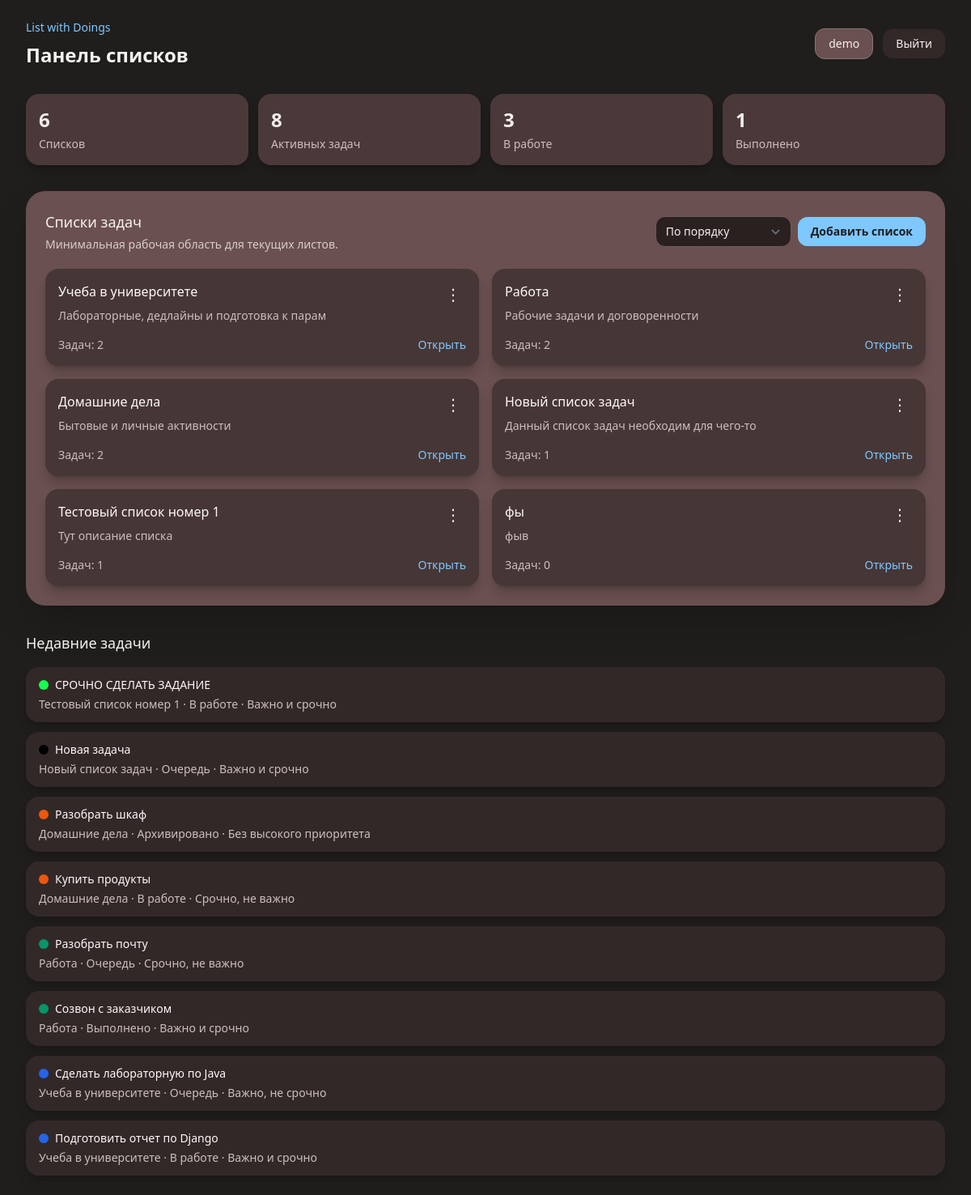
The page / (signed in) on the database as committed earlier.
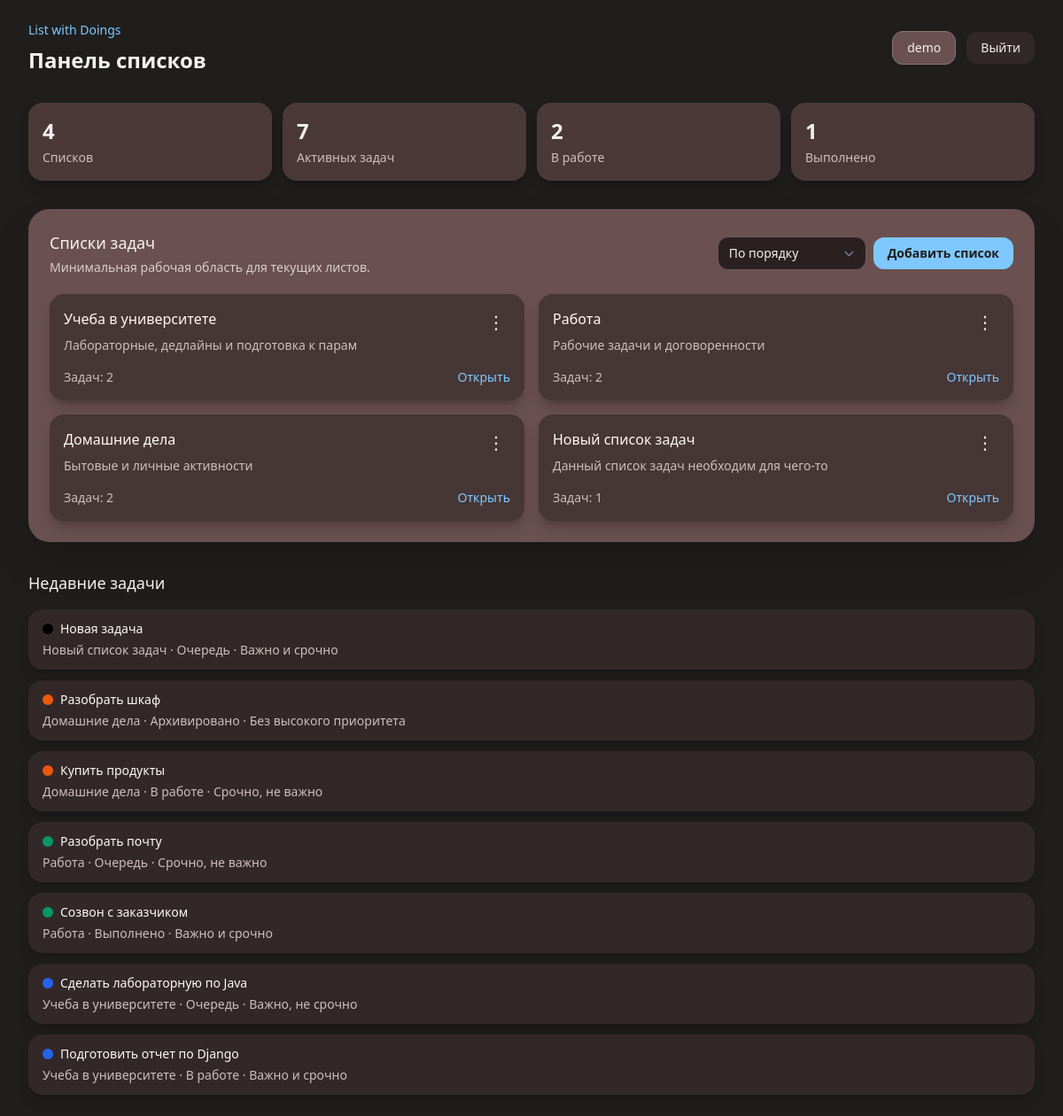
The same page on the database as committed later.
### tasks/models.py (models this page shows, shortened)
class TodoList(models.Model):
    user = models.ForeignKey(
        TodoUser,
        on_delete=models.CASCADE,
        related_name='todo_lists',
        verbose_name='Пользователь',
    )
    title = models.CharField(max_length=200, verbose_name='Название')
    description = models.TextField(blank=True, verbose_name='Описание')
    color = models.CharField(max_length=7, blank=True, verbose_name='Цвет')
    position = models.PositiveIntegerField(default=0, verbose_name='Позиция')
    is_archived = models.BooleanField(default=False, verbose_name='В архиве')
    created_at = models.DateTimeField(auto_now_add=True, verbose_name='Создан')
    updated_at = models.DateTimeField(auto_now=True, verbose_name='Обновлен')
    class Meta:
        verbose_name = 'Список задач'
        verbose_name_plural = 'Списки задач'
        ordering = ['position', 'title']
        constraints = [
            models.UniqueConstraint(
                fields=['user', 'title'],
                name='unique_todo_list_title_per_user',
            ),
        ]
        indexes = [
            models.Index(fields=['user'], name='todo_list_user_idx'),
            models.Index(fields=['user', 'is_archived'], name='todo_list_user_arch_idx'),
        ]

class Task(models.Model):
    class Status(models.TextChoices):
        QUEUE = 'queue', 'Очередь'
        IN_PROGRESS = 'in_progress', 'В работе'
        DONE = 'done', 'Выполнено'
        ARCHIVED = 'archived', 'Архивировано'
    user = models.ForeignKey(
        TodoUser,
        on_delete=models.CASCADE,
        related_name='tasks',
        verbose_name='Пользователь',
    )
    todo_list = models.ForeignKey(
        TodoList,
        on_delete=models.CASCADE,
        related_name='tasks',
        verbose_name='Список задач',
    )
    title = models.CharField(max_length=255, verbose_name='Заголовок')
    description = models.TextField(blank=True, verbose_name='Описание')
    color = models.CharField(max_length=7, blank=True, verbose_name='Цвет')
    status = models.CharField(
        max_length=20,
        choices=Status.choices,
        default=Status.QUEUE,
        verbose_name='Статус',
    )
    position = models.PositiveIntegerField(default=0, verbose_name='Позиция')
    is_important = models.BooleanField(default=False, verbose_name='Важно')
    is_urgent = models.BooleanField(default=False, verbose_name='Срочно')
    start_date = models.DateTimeField(null=True, blank=True, verbose_name='Дата старта')
    due_date = models.DateTimeField(null=True, blank=True, verbose_name='Дедлайн')
    completed_at = models.DateTimeField(null=True, blank=True, verbose_name='Завершена')
    archived_at = models.DateTimeField(null=True, blank=True, verbose_name='Архивирована')
    is_deleted = models.BooleanField(default=False, verbose_name='Удалена')
    deleted_at = models.DateTimeField(null=True, blank=True, verbose_name='Удалена в')
    created_at = models.DateTimeField(auto_now_add=True, verbose_name='Создана')
    updated_at = models.DateTimeField(auto_now=True, verbose_name='Обновлена')
    class Meta:
        verbose_name = 'Задача'
        verbose_name_plural = 'Задачи'
        ordering = ['todo_list__position', 'status', 'position', '-created_at']
        constraints = [
            models.UniqueConstraint(
                fields=['todo_list', 'status', 'position'],
                condition=Q(is_deleted=False),
                name='unique_task_position_per_status',
            ),
            models.CheckConstraint(
                check=Q(position__gte=0),
                name='task_position_gte_0',
            ),
        ]
        indexes = [
            models.Index(fields=['user', 'status'], name='task_user_status_idx'),
            models.Index(fields=['todo_list', 'status'], name='task_list_status_idx'),
            models.Index(
                fields=['user', 'is_important', 'is_urgent'],
                name='task_priority_matrix_idx',
            ),
        ]
    @property
    def priority_label(self) -> str:
        if self.is_important and self.is_urgent:
            return 'Важно и срочно'
        if self.is_important:
            return 'Важно, не срочно'
        if self.is_urgent:
            return 'Срочно, не важно'
        return 'Без высокого приоритета'

### tasks/views.py (the view, shortened to what this page needs)
# urls.py: path('', DashboardView.as_view(), name='dashboard'),
class DashboardView(View):
    template_name = 'tasks/dashboard.html'
    list_sort_options = {
        'position': ('position', 'title'),
        'title': ('title',),
        'created': ('-created_at',),
        'updated': ('-updated_at',),
        'tasks': ('-task_count', 'title'),
    }
    def get(self, request):
        if not request.user.is_authenticated:
            return redirect('tasks:auth')
        return render(
            request,
            self.template_name,
            self.get_context(request.user, todo_list_form=TodoListForm(user=request.user)),
        )
    def get_context(
        self,
        user,
        todo_list_form,
        edit_todo_list_form=None,
        is_create_list_form_open=False,
        is_edit_list_form_open=False,
        edit_todo_list_id=None,
    ):
        list_sort = self.list_sort_options.get(
            self.request_sort(user) if hasattr(self, 'request') else 'position',
            self.list_sort_options['position'],
        )
        todo_lists = (
            TodoList.objects.filter(user=user, is_archived=False)
            .annotate(task_count=Count('tasks'))
            .order_by(*list_sort)
        )
        recent_tasks = (
            Task.objects.filter(user=user, is_deleted=False)
            .select_related('todo_list')
            .order_by('-updated_at')[:8]
        )
        context = {
            'user_obj': user,
            'todo_lists': todo_lists,
            'recent_tasks': recent_tasks,
            'stats': {
                'lists': todo_lists.count(),
                'tasks': Task.objects.filter(user=user, is_deleted=False).count(),
                'in_progress': Task.objects.filter(
                    user=user,
                    status=Task.Status.IN_PROGRESS,
                    is_deleted=False,
                ).count(),
                'done': Task.objects.filter(
                    user=user,
                    status=Task.Status.DONE,
                    is_deleted=False,
                ).count(),
            },
            'todo_list_form': todo_list_form,
            'edit_todo_list_form': edit_todo_list_form
            or TodoListForm(user=user, prefix='edit_list'),
            'is_create_list_form_open': is_create_list_form_open,
            'is_edit_list_form_open': is_edit_list_form_open,
            'edit_todo_list_id': edit_todo_list_id,
            'list_sort': self.request_sort(user) if hasattr(self, 'request') else 'position',
        }
        return context
    def dispatch(self, request, *args, **kwargs):
        self.request = request
        return super().dispatch(request, *args, **kwargs)
    def request_sort(self, user):
        sort = self.request.GET.get('list_sort', 'position')
        if sort not in self.list_sort_options:
            return 'position'
        return sort

### tasks/templates/tasks/dashboard.html (shortened to what the changed rows need)
{% extends "base_layout.html" %}
{% block content %}
<main class="min-h-screen bg-[#1f1e1d] px-4 py-6 text-[#f4eeee] sm:px-6 lg:px-8">
    <div class="mx-auto max-w-6xl">
        <header class="mb-8 flex items-center justify-between">
            <div>
                <h1 class="mt-2 text-2xl font-semibold tracking-normal text-[#f7f1f1]">Панель списков</h1>
            </div>
        </header>
        {% if user_obj %}
            <section class="mb-8 grid gap-3 sm:grid-cols-2 lg:grid-cols-4">
                <div class="rounded-2xl bg-[#4b3939] p-4 shadow-lg shadow-black/20">
                    <strong class="text-2xl font-semibold">{{ stats.lists }}</strong>
                    <p class="mt-1 text-sm text-[#cdbebe]">Списков</p>
                </div>
                <div class="rounded-2xl bg-[#4b3939] p-4 shadow-lg shadow-black/20">
                    <strong class="text-2xl font-semibold">{{ stats.tasks }}</strong>
                    <p class="mt-1 text-sm text-[#cdbebe]">Активных задач</p>
                </div>
                <div class="rounded-2xl bg-[#4b3939] p-4 shadow-lg shadow-black/20">
                    <strong class="text-2xl font-semibold">{{ stats.in_progress }}</strong>
                    <p class="mt-1 text-sm text-[#cdbebe]">В работе</p>
                </div>
                <div class="rounded-2xl bg-[#4b3939] p-4 shadow-lg shadow-black/20">
                    <strong class="text-2xl font-semibold">{{ stats.done }}</strong>
                    <p class="mt-1 text-sm text-[#cdbebe]">Выполнено</p>
                </div>
            </section>
            <section class="rounded-3xl bg-[#6a5050] p-4 shadow-2xl shadow-black/25 sm:p-6">
                <div class="mb-5 flex items-center justify-between gap-4">
                    <div>
                        <h2 class="text-lg font-medium text-[#f7f1f1]">Списки задач</h2>
                        <p class="mt-1 text-sm text-[#d8cccc]">Минимальная рабочая область для текущих листов.</p>
                    </div>
                    <div class="flex flex-col gap-2 sm:flex-row sm:items-center">
                        <form method="get">
                            <select class="rounded-xl border border-[#6f5a5a] bg-[#2a2020] px-3 py-2 text-sm text-[#f4eeee] focus:border-[#7fc8ff] focus:outline-none focus:ring-1 focus:ring-[#7fc8ff]" name="list_sort" onchange="this.form.submit()">
                                <option value="position" {% if list_sort == 'position' %}selected{% endif %}>По порядку</option>
                            </select>
                        </form>
                        <button class="rounded-xl bg-[#7fc8ff] px-4 py-2 text-sm font-semibold text-[#1f1e1d] transition hover:bg-[#9bd6ff]" type="button" data-open-list-form>
                            Добавить список
                        </button>
                    </div>
                </div>
                <div class="grid gap-4 md:grid-cols-2">
                    {% for todo_list in todo_lists %}
                        <article class="relative rounded-2xl bg-[#463636] p-4 shadow-lg shadow-black/20">
                            <div class="flex items-start justify-between gap-3">
                                <div class="min-w-0">
                                    <h3 class="truncate text-base font-medium text-[#fff8f8]">{{ todo_list.title }}</h3>
                                    <p class="mt-2 line-clamp-2 text-sm text-[#cdbebe]">{{ todo_list.description|default:"Без описания" }}</p>
                                </div>
                                <div class="relative shrink-0">
                                    <button class="flex h-8 w-8 items-center justify-center rounded-lg text-xl leading-none text-[#f4eeee] transition hover:bg-[#5b4545]" type="button" aria-label="Опции списка" data-options-button>&#8942;</button>
                                </div>
                            </div>
                            <div class="mt-4 flex items-center justify-between gap-3 text-sm">
                                <span class="text-[#cdbebe]">Задач: {{ todo_list.task_count }}</span>
                                <a class="font-medium text-[#7fc8ff] hover:text-[#9bd6ff]" href="{% url 'tasks:list_detail' todo_list.pk %}">Открыть</a>
                            </div>
                        </article>
                    {% empty %}
                        <div class="rounded-2xl bg-[#463636] p-5 text-sm text-[#cdbebe]">Пока нет списков.</div>
                    {% endfor %}
                </div>
            </section>
            <section class="mt-8">
                <h2 class="mb-4 text-lg font-medium text-[#f7f1f1]">Недавние задачи</h2>
                <div class="grid gap-3">
                    {% for task in recent_tasks %}
                        <article class="rounded-2xl bg-[#332828] px-4 py-3 shadow-lg shadow-black/15">
                            <div class="flex items-center gap-2">
                                <span class="h-3 w-3 shrink-0 rounded-full" style="background-color: {{ task.color|default:task.todo_list.color|default:'#7fc8ff' }};"></span>
                                <strong class="text-sm font-medium text-[#fff8f8]">{{ task.title }}</strong>
                            </div>
                            <p class="mt-1 text-sm text-[#cdbebe]">{{ task.todo_list.title }} · {{ task.get_status_display }} · {{ task.priority_label }}</p>
                        </article>
                    {% empty %}
                        <div class="rounded-2xl bg-[#332828] px-4 py-3 text-sm text-[#cdbebe]">Пока нет задач.</div>
                    {% endfor %}
                </div>
            </section>
        {% else %}
            <div class="rounded-2xl bg-[#4b3939] p-5 text-[#cdbebe]">Демо-данные пока не созданы. Выполни команду <code>seed_demo</code>.</div>
        {% endif %}
    </div>
</main>
{% endblock content %}

Rows that differ between the two databases and show on the page:
removed TodoList: title "Тестовый список номер 1", description "Тут описание списка", task_count "1"
removed TodoList: title "фы", description "фыв", task_count "0"
removed Task: title "СРОЧНО СДЕЛАТЬ ЗАДАНИЕ", todo_list "Тестовый список номер 1", status "В работе", priority_label "Важно и срочно"
Other text that changed with them:
{{ stats.lists }}: "6" → "4"
{{ stats.tasks }}: "8" → "7"
{{ stats.in_progress }}: "3" → "2"
